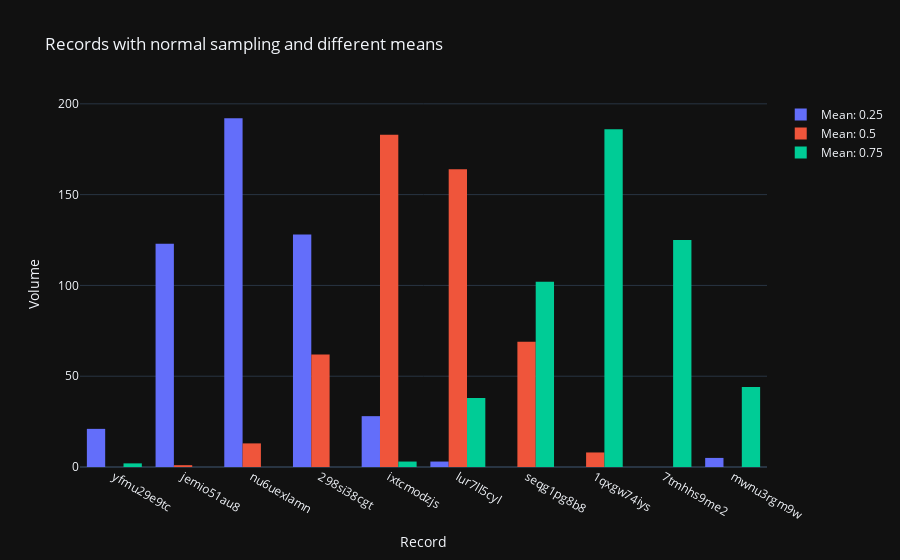

Source (notebook cell):
### Code cell
fig = go.Figure()

means = [0.25, 0.5, 0.75]
for mean in means:
    sample = RecordSampler.normal(record_keys, count=500, mean=mean, std=0.1)
    fig.add_trace(go.Histogram(
        x=sample,
        name=f'Mean: {mean}',
    ))

fig.update_layout(
    title='Records with normal sampling and different means',
    xaxis_title='Record',
    yaxis_title='Volume',
    showlegend=True,
    template='plotly_dark',
    xaxis={
        'categoryorder': 'array',
        'categoryarray': record_keys
    }
).show()

### Figure 1 — Plotly figure (JSON) as saved in the notebook; plotly's stock layout.template omitted (floating-point values rounded to 4 significant figures; data arrays with more than 128 entries replaced by an {"elided": "..."} marker saying what was removed)
{"data": [{"name": "Mean: 0.25", "type": "histogram", "x": {"elided": "500 str values"}}, {"name": "Mean: 0.5", "type": "histogram", "x": {"elided": "500 str values"}}, {"name": "Mean: 0.75", "type": "histogram", "x": {"elided": "500 str values"}}], "layout": {"showlegend": true, "title": {"text": "Records with normal sampling and different means"}, "xaxis": {"categoryarray": ["yfmu29e9tc", "jemio51au8", "nu6uexlamn", "298si38cgt", "ixtcmodzjs", "lur7ll5cyl", "seqg1pg8b8", "1qxgw74iys", "7tmhhs9me2", "mwnu3rgm9w"], "categoryorder": "array", "title": {"text": "Record"}}, "yaxis": {"title": {"text": "Volume"}}}}
